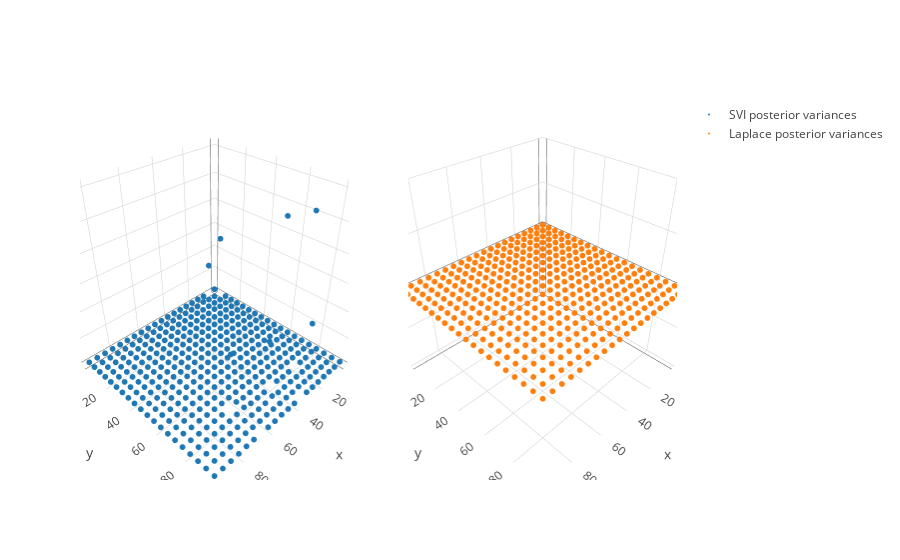

Notebook source saved alongside this figure:
### Markdown cell above
To get the predictive variances, we do the following. For the SVI method, we already have them calculated. We use covariance estimation with Gaussian perturbations for the Laplace method, where the parameter indicates the number of samples to estimate based on.

### Code cell
svi_variances = np.exp(inf_svi.q_S)
lp_variances = inf_lp.variance(50)

var_svi = go.Scatter3d(x = X[:,0], y = X[:,1], z=svi_variances, mode = 'markers', marker=dict(size = 2,), name = 'SVI posterior variances')
var_lp = go.Scatter3d(x = X[:,0], y = X[:,1], z=lp_variances, mode = 'markers', marker=dict(size = 2,), name = 'Laplace posterior variances')
fig = tools.make_subplots(rows=1, cols=2, specs=[[{'is_3d': True}, {'is_3d': True}]])
fig.append_trace(var_svi, 1, 1)
fig.append_trace(var_lp, 1, 2)
iplot(fig)

### Figure 1 — Plotly figure (JSON) as saved in the notebook; plotly's stock layout.template omitted (floating-point values rounded to 4 significant figures; data arrays with more than 128 entries replaced by an {"elided": "..."} marker saying what was removed)
{"data": [{"marker": {"size": 2}, "mode": "markers", "name": "SVI posterior variances", "scene": "scene1", "type": "scatter3d", "x": {"elided": "400 int values"}, "y": {"elided": "400 int values"}, "z": {"elided": "400 float values"}}, {"marker": {"size": 2}, "mode": "markers", "name": "Laplace posterior variances", "scene": "scene2", "type": "scatter3d", "x": {"elided": "400 int values"}, "y": {"elided": "400 int values"}, "z": {"elided": "400 int values"}}], "layout": {"scene1": {"domain": {"x": [0, 0.45], "y": [0, 1]}}, "scene2": {"domain": {"x": [0.55, 1], "y": [0, 1]}}}}
